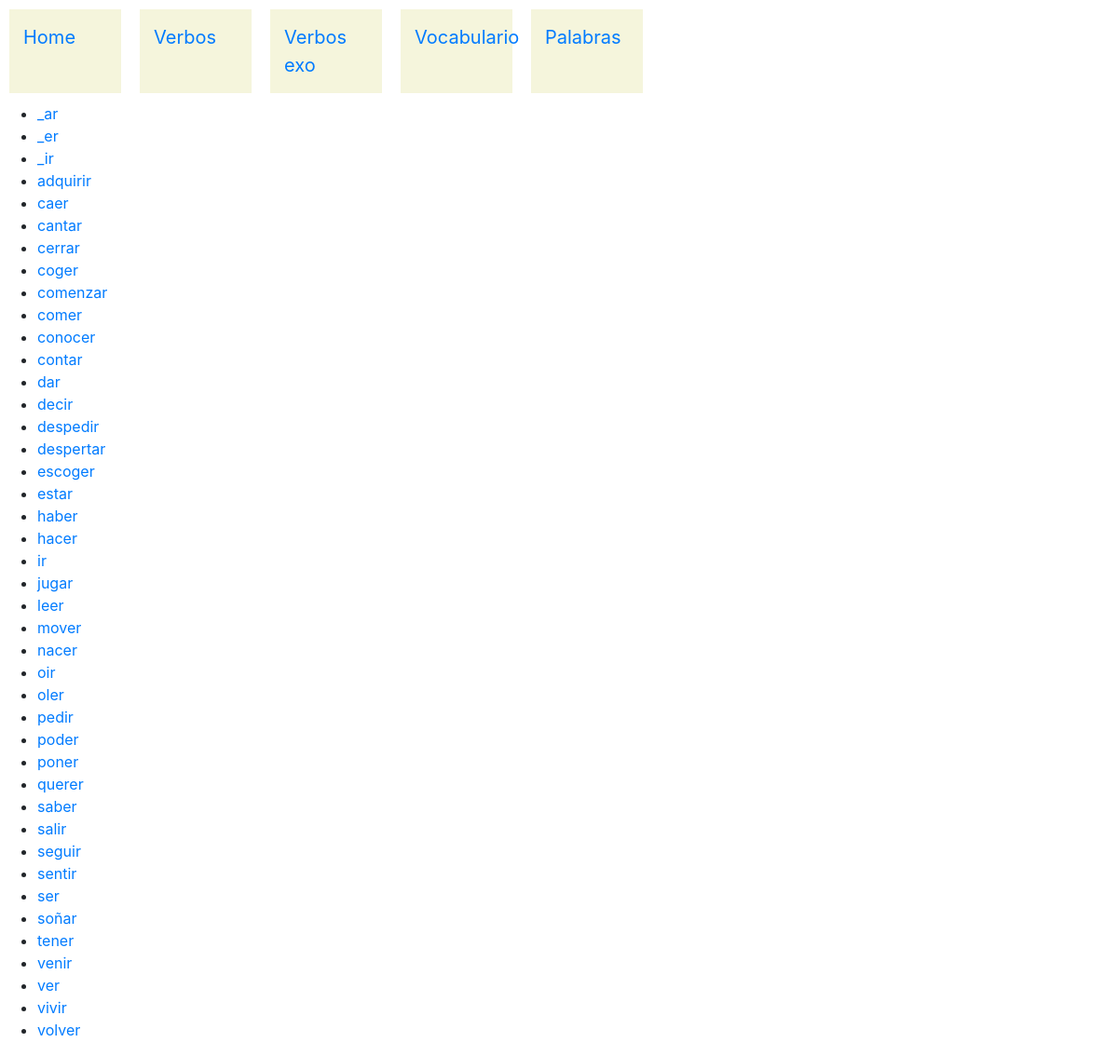
/verbos/, run on an earlier commit of the app's database.
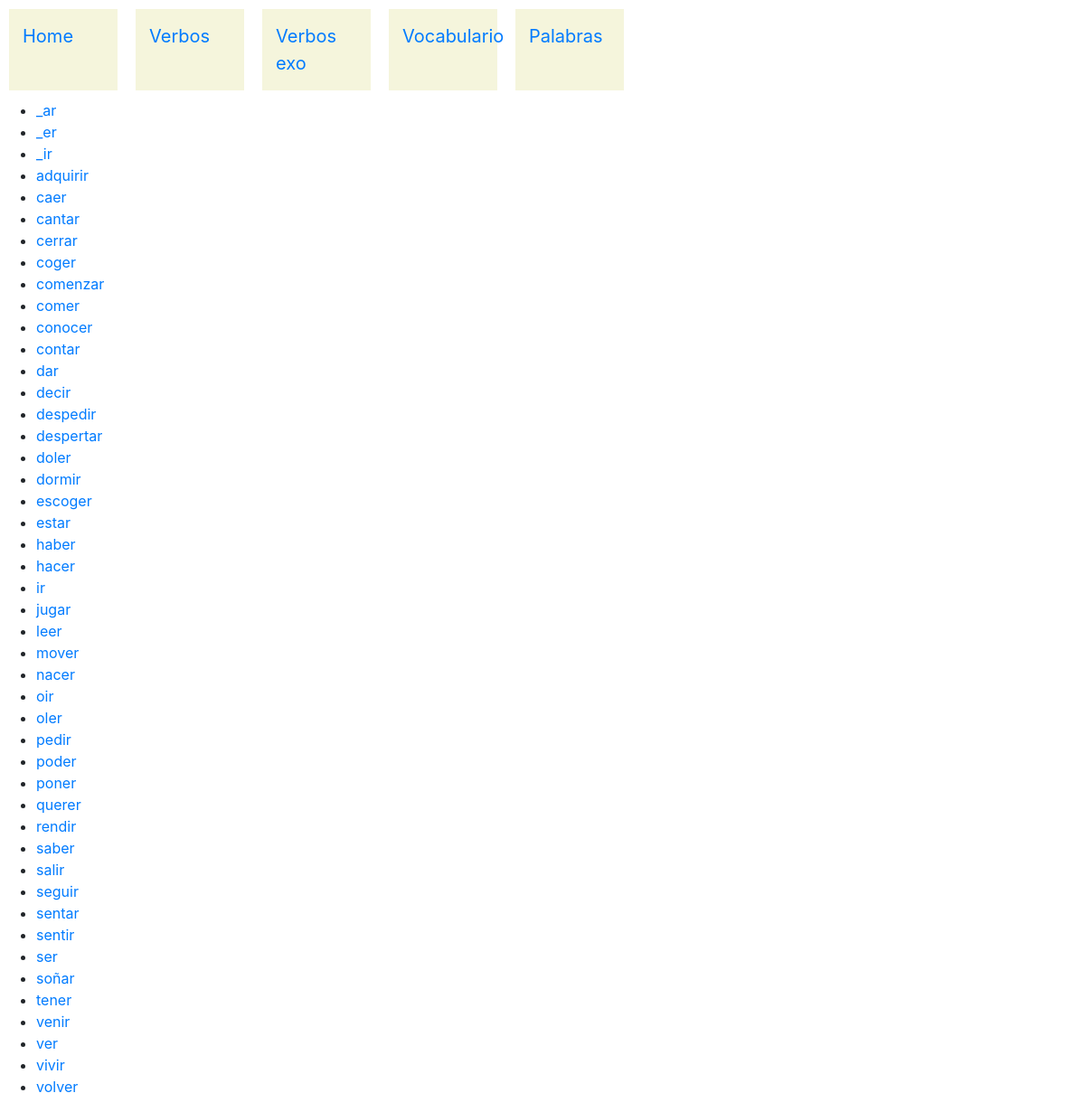
And on a later commit of the database.
### verbos/models.py (models this page shows)
class Verbo(models.Model):
    verbo = models.CharField(max_length=32)
    tipo=models.ForeignKey(Verbotipo,on_delete=models.SET_NULL,related_name="tipo_v",null=True)
    def __str__(self):
        return self.verbo

### verbos/views.py (the view)
# urls.py: path("", views.index,name='index'),
def index(request):
    verbos = Verbo.objects.all()
    tiempos = Tiempo.objects.all()
    pronombres = Pronombre.objects.all()
    context= {
            "verbos" : verbos,
            "tiempos" : tiempos ,
            "pronombres" : pronombres
            }
    return render(request,"verbos/index.html",context)

### verbos/templates/verbos/index.html
{% extends 'verbos/layout.html' %}
{% block body1 %}
<ul>
	{% for verbo  in verbos %}
	<li>
		<a href= "{% url 'verbo' verbo.id %}" >{{ verbo  }}</a>   </li>
	{% endfor %}
</ul>
{% endblock %}

### verbos/templates/verbos/layout.html (shortened to what this page needs)
{% load static %}
<!DOCTYPE html >
<html>
<head lang=fr charset="UTF-8" >
	<link rel="stylesheet" href="https://stackpath.bootstrapcdn.com/bootstrap/4.1.3/css/bootstrap.min.css">
</head>
<body>
	<div class="nav">
			<div>		 <a href= "{% url 'index' %}">Home</a>  </div>
			<div>		 <a href= "{% url 'verbos' %}">Verbos</a>  </div>
			<div>		 <a href= "{% url 'verbos_exo'%}0/1">Verbos exo</a>  </div>
			<div>		 <a href= "{% url 'vocabulario'%}0/1">Vocabulario</a>  </div>
			<div>		 <a href= "{% url 'palabras' id1='1' id2='222' %} ">Palabras</a>  </div>
	</div>
	{% block body1 %}
	{% endblock %}
</body>
</html>

### verbos/templates/verbos/layout.html (style rules this page uses)
.nav { display: flex; flex-wrap: wrap; }
.nav > div { background-color: beige ; align:center; font-size: 20px; margin: 10px; padding: 15px; width: 120px; }

What changed in the data, as far as the page shows it:
added Verbo: verbo "doler"
added Verbo: verbo "dormir"
added Verbo: verbo "rendir"
added Verbo: verbo "sentar"
